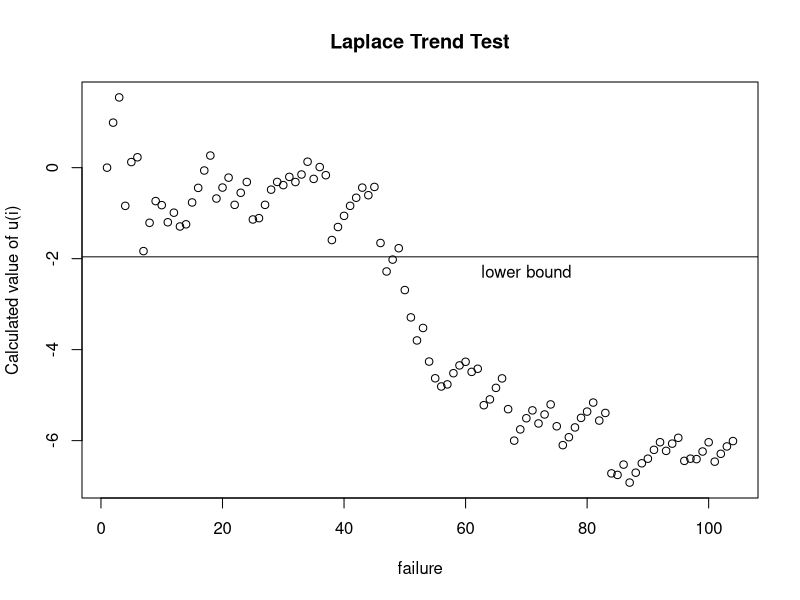

This chart was generated by the following R code:
data2 <- read.csv("../data2.csv")
dim(data2)

result2 <- matrix(0, nrow = 104, ncol = 2)
for (i in 2:104) {
    # calculate sum of sm
    sum_sm <- 0
    for (m in 1:(i - 1)) {
        for (j in 1:m) {
            sum_sm <- sum_sm + data2[j, 2]
        }
    }

    # Calculate si
    si <- 0
    for (j in 1:i) {
        si <- si + data2[j, 2]
    }

    print(i)

    # calculate final result
    result2[i, 2] <- (1 / (i - 1) * sum_sm - si / 2) / (si * sqrt(1 / (12 * (i - 1))))
}

plot(1:104, result2[, 2], type = "p", main = "Laplace Trend Test", ylab = "Calculated value of u(i)", xlab = "failure")
abline(h = 1.96)
abline(h = -1.96)
text(70, 1.96, pos = 3, labels = "upper bound")
text(70, -1.96, pos = 1, labels = "lower bound")
